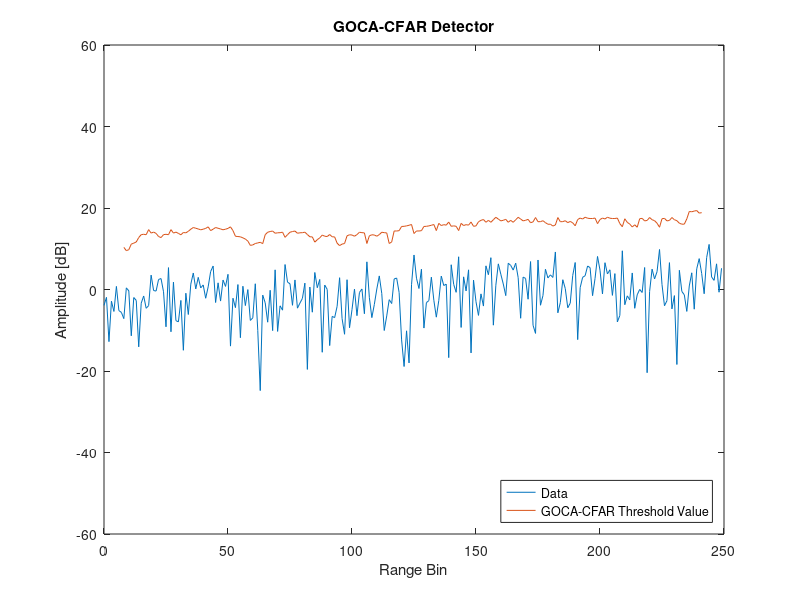

Reproduce this figure in MATLAB.
%% File information
% Written by M. Y. Martin (MRTMOG014)
% EEE4022S (2018)
% GOCA_CFAR_Threshold.m: Simulate GOCA-CFAR detector with Gaussian data

%% GOCA-CFAR detector
clc;
close all;
clear;

% define inputs and parameters
D = 250;                                % length of data; number of samples
N = 16;                                 % length of window
Np = 1;                                 % number of pulses
j = 1i;                                 % use j as sqrt(-1)
PFA = 10^-6;                            % desired PFA
SNRdB = 20;                             % SNR in Decibels
SNR = 10^(SNRdB/10);                    % Decibels to linear SNR

% include multiple targets
t = 1;                                  % number of targets and interfering targets (max 3)

% include clutter edge
v = 2;                                  % variance of noise in clutter edge; v = 1 => no clutter edge
d = -1;                                  % number of samples from centre to clutter edge start (distance)

% 1xD matrix of complex Gaussian noise: (I + jQ)/sqrt(2); v scales second part => clutter edge
noise = [((randn(1,(D/2) + d) + j.*randn(1,(D/2) + d))/sqrt(2)),(sqrt(v)*(randn(1,(D/2) - d) + j.*randn(1,(D/2) - d))/sqrt(2))];
    
% insert target(s)
target_voltage = sqrt(SNR);
target_signal = target_voltage*(randn(1,t) + j.*randn(1,t))/sqrt(2);
signal1 = noise; % noise only; H0
for y = 0:(t - 1)   % update signal with targets from centre of data at intervals of 3 samples
    signal1((D/2) + 1 + 3*y) = signal1((D/2) + 1 + 3*y) + target_signal(y + 1);  % H1
end

% square law detector after target is added
signal = abs(signal1).^2;

% compute GOCA-CFAR interference statistic 'g'
g = zeros(D,1);
for CUT = (N/2 + 1):1:(D - N/2)    % first N/2 and last N/2 samples in signal will NOT become the CUT (eg. 9 to 392)
    Leading_window = sum(signal((CUT + 1):(CUT + N/2)));
    Lagging_window = sum(signal((CUT - N/2):(CUT - 1)));
    if Leading_window > Lagging_window
        g(CUT) = Leading_window;
    else
        g(CUT) = Lagging_window;
    end
end

% compute GOCA-CFAR constant 'a' for desired PFA
PFA_error = inf;

for a_i = 0:0.01:25
    PFA_summation = 0;
    for i = 0:(N/2 - 1)
        PFA_summation = PFA_summation + (factorial(N/2 - 1 + i)/(factorial(N/2 - 1).*factorial(i))).*(2 + a_i)^(-i);
    end
    PFA_i = 2*(((1 + a_i)^(-N/2)) -((2 + a_i)^(-N/2))*PFA_summation);
    if abs(PFA_i - PFA) < abs(PFA_error)
        a = a_i;
        PFA_error = abs(PFA_i - PFA);
    end
end

% compute detection threshold 'T'
T = a.*g;

% plot the threshold and noise
x = 0:(D - 1); % x-axis sample number
figure;
plot(x,10*log10(signal),x,10*log10(T));
xlabel('Range Bin');
ylabel('Amplitude [dB]');
ylim([-60 60]);
title('GOCA-CFAR Detector');
lgd = legend('Data','GOCA-CFAR Threshold Value');
set(lgd,'Location','SouthEast');
